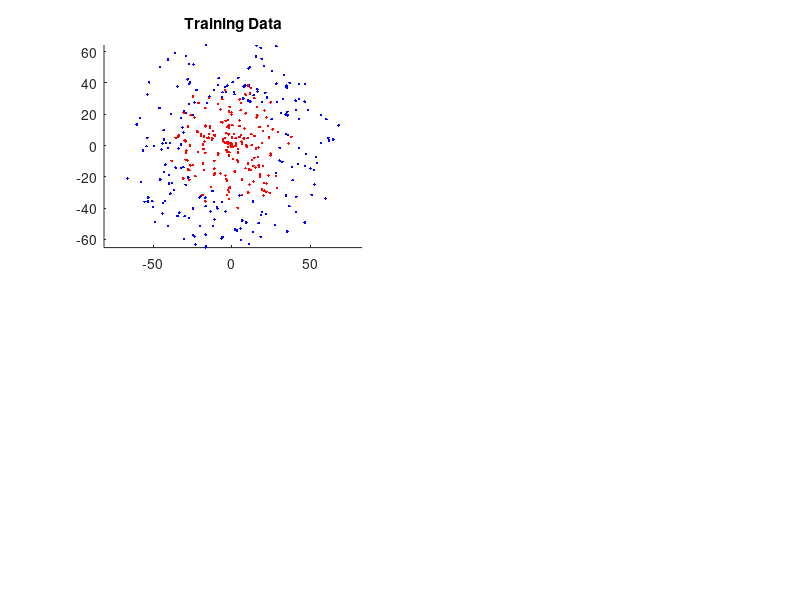

Recreate this plot in MATLAB. (Note: this script raises an error after producing the figure.)
% Example for adaboost.m
%
% Type "edit adaboost.m" to see the code



% Make training data of two classes "red" and "blue"
 % with 2 features for each sample (the position  x and y).
  angle=rand(200,1)*2*pi; l=rand(200,1)*40+30; blue=[sin(angle).*l cos(angle).*l];
  angle=rand(200,1)*2*pi; l=rand(200,1)*40;    red=[sin(angle).*l cos(angle).*l];

 % All the training data
  datafeatures=[blue;red];
  dataclass(1:200)=-1; dataclass(201:400)=1;
  
  load data_x.mat
  x = a;
  load data_y.mat
y = labels;
for i = 1:100
    if y(i,:)==2
        y(i,:)=-1;
    end
end
y = y';
% w = ones(size(x,1), 1);
  

 % Show the data
  figure, subplot(2,2,1), hold on; axis equal;
  plot(blue(:,1),blue(:,2),'b.'); plot(red(:,1),red(:,2),'r.');
  title('Training Data');
  
 % Use Adaboost to make a classifier
  [classestimate,model]=adaboost('train',x,y,60);

 % Training results
 % Show results
  blue=datafeatures(classestimate==-1,:); red=datafeatures(classestimate==1,:);
  I=zeros(161,161);
  for i=1:length(model)
      if(model(i).dimension==1)
          if(model(i).direction==1), rec=[-80 -80 80+model(i).threshold 160];
          else rec=[model(i).threshold -80 80-model(i).threshold 160 ];
          end
      else
          if(model(i).direction==1), rec=[-80 -80 160 80+model(i).threshold];
          else rec=[-80 model(i).threshold 160 80-model(i).threshold];
          end
      end
      rec=round(rec);
      y=rec(1)+81:rec(1)+81+rec(3); x=rec(2)+81:rec(2)+81+rec(4);
      I=I-model(i).alpha; I(x,y)=I(x,y)+2*model(i).alpha;    
  end
 subplot(2,2,2), imshow(I,[]); colorbar; axis xy;
 colormap('jet'), hold on
 plot(blue(:,1)+81,blue(:,2)+81,'bo');
 plot(red(:,1)+81,red(:,2)+81,'ro');
 title('Training Data classified with adaboost model');

 % Show the error verus number of weak classifiers
 error=zeros(1,length(model)); for i=1:length(model), error(i)=model(i).error; end 
 subplot(2,2,3), plot(error); title('Classification error versus number of weak classifiers');

 % Make some test data
  angle=rand(200,1)*2*pi; l=rand(200,1)*70; testdata=[sin(angle).*l cos(angle).*l];

 % Classify the testdata with the trained model
  testclass=adaboost('apply',testdata,model);

 % Show result
  blue=testdata(testclass==-1,:); red=testdata(testclass==1,:);

 % Show the data
  subplot(2,2,4), hold on
  plot(blue(:,1),blue(:,2),'b*');
  plot(red(:,1),red(:,2),'r*');
  axis equal;
  title('Test Data classified with adaboost model');
